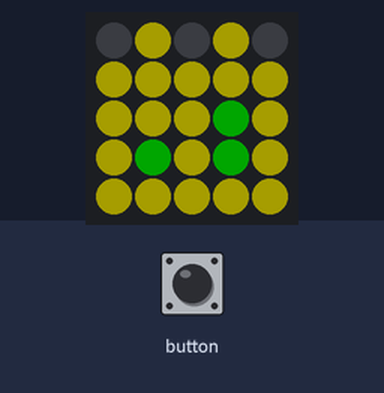
A sketch run on a simulated ESP32. Parts: 5×5 RGB LED matrix (first LED top left, wired row by row). Dim RGB values are drawn brighter than linear.

Above: at 0.1 s.
At 16.06 s:
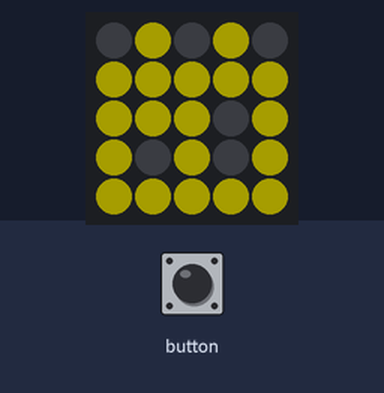

Measured:
- by itself, everything shown: repeats every 15.2 s, in 49 steps

The sketch:

M5ATOMCatbot.ino
```cpp
#include "M5Atom.h"

int Catbot[25] = {
  0, 1, 0, 1, 0,
  1, 1, 1, 1, 1,
  1, 1, 1, 2, 1,
  1, 2, 1, 2, 1,
  1, 1, 1, 1, 1
};

void setup() {
  Serial.begin(115200);
  M5.begin(true, false, true);
  delay(50);
  for (int x = 0; x < 25; x++) {
    long color;
    if (Catbot[x] == 0) color = 0x000000;
    else if (Catbot[x] == 1) color = 0xFFF100;
    else if (Catbot[x] == 2) color = 0x00FF00;
    M5.dis.drawpix(x, color);
  }
  delay(25);
  M5.update();
}

boolean f;
void loop() {
  for (int i = 0; i < 51; i ++) {
    int r;
    for (int x = 0; x < 25; x++) {
      long color;
      if (Catbot[x] == 2) {
        if (f == true) r = i * 5;
        else r = (51 - i) * 5;
        color = r << 8;
        M5.dis.drawpix(x, color);
      }
    }
    delay(10);
    M5.update();
  }
  f = !f;
}
```
